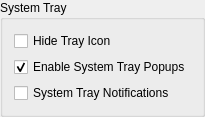
            <widget class="QGroupBox" name="groupBox_systemtray">
             <property name="whatsThis">
              <string>&lt;html&gt;&lt;head/&gt;&lt;body&gt;&lt;p&gt;Preferences for the system tray are in this box.&lt;/p&gt;&lt;/body&gt;&lt;/html&gt;</string>
             </property>
             <property name="title">
              <string>System Tray</string>
             </property>
             <layout class="QGridLayout" name="gridLayout">
              <item row="0" column="0">
               <widget class="QCheckBox" name="checkBox_hideIcon">
                <property name="whatsThis">
                 <string>&lt;html&gt;&lt;head/&gt;&lt;body&gt;&lt;p&gt;If checked an icon will not be displayed in the system tray.  &lt;/p&gt;&lt;/body&gt;&lt;/html&gt;</string>
                </property>
                <property name="text">
                 <string>Hide Tray Icon</string>
                </property>
               </widget>
              </item>
              <item row="1" column="0">
               <widget class="QCheckBox" name="checkBox_enablesystemtraytooltips">
                <property name="whatsThis">
                 <string>&lt;html&gt;&lt;head/&gt;&lt;body&gt;&lt;p&gt;If checked the system tray icon will popup a status message when you hover the mouse over it.&lt;/p&gt;&lt;/body&gt;&lt;/html&gt;</string>
                </property>
                <property name="text">
                 <string>Enable System Tray Popups</string>
                </property>
                <property name="checked">
                 <bool>true</bool>
                </property>
               </widget>
              </item>
              <item row="2" column="0">
               <widget class="QCheckBox" name="checkBox_systemtraynotifications">
                <property name="enabled">
                 <bool>true</bool>
                </property>
                <property name="whatsThis">
                 <string>&lt;html&gt;&lt;head/&gt;&lt;body&gt;&lt;p&gt;If checked the system tray will popup a notify message when a significant connman related event is received.&lt;/p&gt;&lt;p&gt;Notifications can be handled by the System Tray Icon, or by a Notify daemon if one is installed.  Both can not be active at the same time.&lt;/p&gt;&lt;/body&gt;&lt;/html&gt;</string>
                </property>
                <property name="text">
                 <string>System Tray Notifications</string>
                </property>
               </widget>
              </item>
             </layout>
            </widget>
